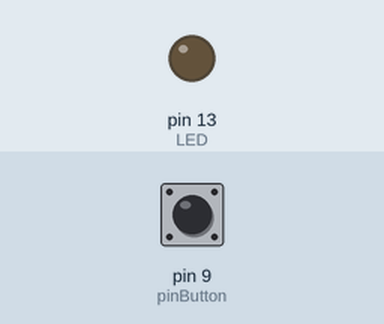
Simulated run of this sketch. Board: Arduino Uno, built with avr-gcc and run on an emulated ATmega328P. On the bench: output pins drawn as LEDs (lit = HIGH). The inputs (shaded band) are chosen by the test bench; at power-on: pin 9 (pinButton) LOW.

Above: at 1.2 s.
1.3 s: pin 9 (pinButton) pulled HIGH for 0.15 s
At 1.8 s:
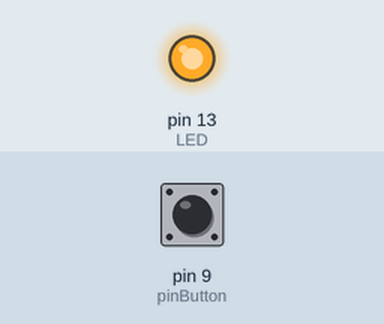
Timing chart, 0 to 4.3 s (numbered marks = the images above; inputs shaded):
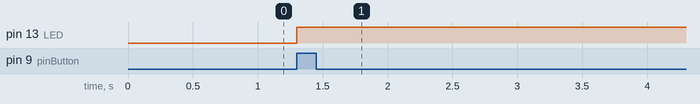

Measured:
- after the input at 1.3 s, pin 13 (LED): LOW → HIGH at once

The sketch:

buttonSwitch.ino
```cpp
/* sketch 2
turn on a LED when the button is pressed and let it on when the button is released
*/
int pinButton = 9; //the pin where we connect the button
int LED = 13; //the pin we connect the LED

void setup() {
  pinMode(pinButton, INPUT); //set the button pin as INPUT
  pinMode(LED, OUTPUT); //set the LED pin as OUTPUT
}

void loop() {
  int stateButton = digitalRead(pinButton); //read the state of the button
  if(stateButton == 1) { //if is pressed
     digitalWrite(LED, HIGH); //write 1 or HIGH to led pin
  }
}
```
